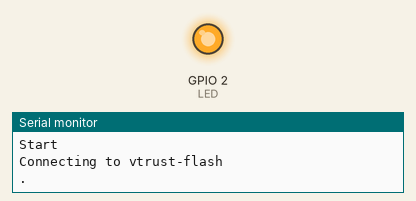
This sketch was run on a simulated ESP8266 (Wemos D1 mini). On the bench: output pins drawn as LEDs (lit = HIGH), the last lines printed to the serial monitor. WiFi joins after 1.5 s; servers stay silent unless stated.

Above: at 1.8 s.
At 2.2 s:
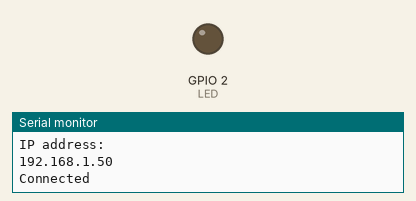
Timing chart, 0 to 3.7 s (numbered marks = the images above):
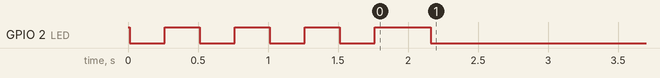

The sketch:

tc_donor_mini.ino
```cpp
// Thanks for @marcusone on Discord for putting this together!
// Flash the bin to your NodeMCU or Wemos D1 mini and just feed it some power.
// Solid onboard LED means it is connected to vtrust-flash

#include <Arduino.h>
#include <ESP8266WiFi.h>

#define wifi_ssid "vtrust-flash"
#define wifi_password ""

#define LED 2

bool wifiConnected = false;

void blink(int cnt, unsigned long blink_speed) {
  for(int i=0; i < cnt; i++) {
    digitalWrite(LED, LOW);
    delay(blink_speed);
    digitalWrite(LED, HIGH);
    delay(blink_speed);
  }
  return;
}

void setup_wifi() {
  delay(10);
  // We start by connecting to a WiFi network
  Serial.println();
  Serial.print("Connecting to ");
  Serial.println(wifi_ssid);
  WiFi.persistent(false);
  WiFi.forceSleepWake();
  WiFi.begin(wifi_ssid, wifi_password);

  while (WiFi.status() != WL_CONNECTED) {
    blink(2,250);
    Serial.print(".");
  }

  Serial.println("");
  Serial.println("WiFi connected");
  Serial.println("IP address: ");
  Serial.println(WiFi.localIP());

  delay(150);

}

void setup() {
  // put your setup code here, to run once:
  Serial.begin(115200);
  pinMode(LED, OUTPUT);
  digitalWrite(LED, HIGH);
  Serial.println("Start");

  setup_wifi();
}

void loop() {
  // put your main code here, to run repeatedly:
  unsigned long now = millis();
  if(WiFi.status() == WL_CONNECTED) {
    digitalWrite(LED, LOW);
    if(!wifiConnected) Serial.println("Connected");
    wifiConnected = true;
  } else {
    digitalWrite(LED, HIGH);
    if(wifiConnected) Serial.println("Disconnected!");
    wifiConnected = false;
    blink(2,250);
  }
}
```

Measured:
- by itself, GPIO 2 (LED): goes 3 × (LOW 0.25 s, HIGH 0.25 s), LOW 0.25 s, HIGH 0.40 s, then LOW
